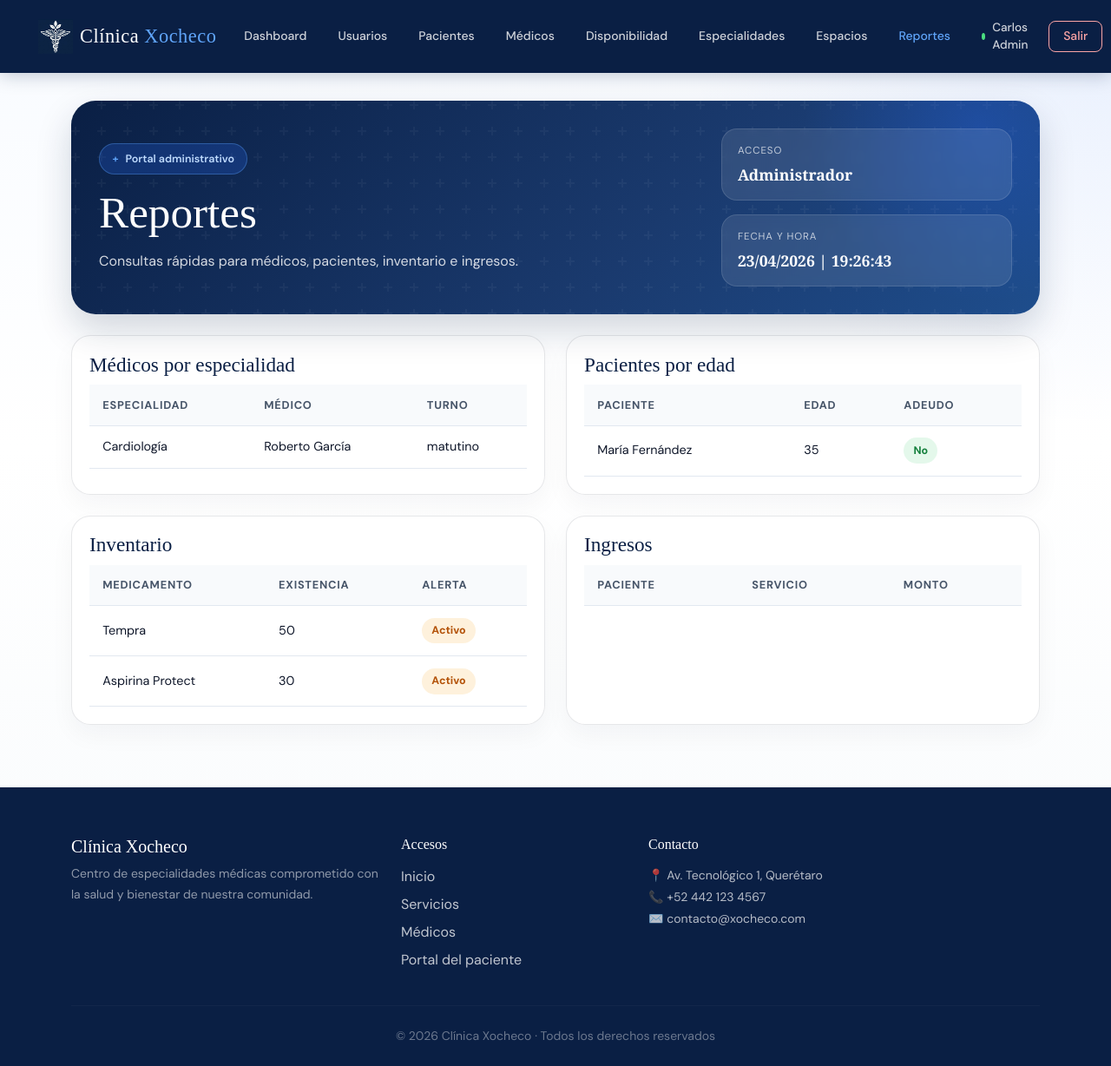
The app's page /admin/reportes/index.php (signed in) with its own data.
### tables this page shows
CREATE TABLE MEDICOS (
    id_medico INT AUTO_INCREMENT PRIMARY KEY,
    id_usuario INT NOT NULL UNIQUE,
    id_especialidad INT NOT NULL,
    cedula_profesional VARCHAR(50) NOT NULL UNIQUE,
    universidad_origen VARCHAR(150),
    turno ENUM('matutino', 'vespertino', 'nocturno') NOT NULL,
    FOREIGN KEY (id_usuario) REFERENCES USUARIOS(id_usuario) ON DELETE CASCADE,
    FOREIGN KEY (id_especialidad) REFERENCES ESPECIALIDADES(id_especialidad) ON DELETE RESTRICT
);

### admin/reportes/index.php (the view, shortened to what this page needs)
<?php
require_once '../../src/conexion/conexion.php';
$doctors = [];
$result = $conn->query('SELECT * FROM vw_reporte_medicos_especialidad LIMIT 5');
if ($result) {
    while ($row = $result->fetch_assoc()) {
        $doctors[] = $row;
    }
}
$patients = [];
$result = $conn->query('SELECT * FROM vw_reporte_pacientes_edades LIMIT 5');
if ($result) {
    while ($row = $result->fetch_assoc()) {
        $patients[] = $row;
    }
}
$inventory = [];
$result = $conn->query('SELECT * FROM vw_reporte_inventario LIMIT 5');
if ($result) {
    while ($row = $result->fetch_assoc()) {
        $inventory[] = $row;
    }
}
include '../../src/admin/header.php';
?>
<div class="row g-4">
    <div class="col-lg-6">
        <div class="panel-card h-100">
            <div class="panel-head">
                <h2 class="section-title">Médicos por especialidad</h2>
            </div>
            <div class="panel-body">
                <div class="table-responsive">
                    <table class="table-clean">
                        <thead>
                            <tr>
                                <th>Especialidad</th>
                                <th>Médico</th>
                                <th>Turno</th>
                            </tr>
                        </thead>
                        <tbody>
                            <?php foreach ($doctors as $item): ?>
                                <tr>
                                    <td><?php echo htmlspecialchars($item['especialidad']); ?></td>
                                    <td><?php echo htmlspecialchars($item['nombre_medico'] . ' ' . $item['apellidos_medico']); ?></td>
                                    <td><?php echo htmlspecialchars($item['turno']); ?></td>
                                </tr>
                            <?php endforeach; ?>
                        </tbody>
                    </table>
                </div>
            </div>
        </div>
    </div>
    <div class="col-lg-6">
        <div class="panel-card h-100">
            <div class="panel-head">
                <h2 class="section-title">Pacientes por edad</h2>
            </div>
            <div class="panel-body">
                <div class="table-responsive">
                    <table class="table-clean">
                        <thead>
                            <tr>
                                <th>Paciente</th>
                                <th>Edad</th>
                                <th>Adeudo</th>
                            </tr>
                        </thead>
                        <tbody>
                            <?php foreach ($patients as $item): ?>
                                <tr>
                                    <td><?php echo htmlspecialchars($item['nombre'] . ' ' . $item['apellidos']); ?></td>
                                    <td><?php echo (int)$item['edad']; ?></td>
                                    <td><span class="chip <?php echo $item['adeudo'] ? 'chip-red' : 'chip-green'; ?>"><?php echo $item['adeudo'] ? 'Sí' : 'No'; ?></span></td>
                                </tr>
                            <?php endforeach; ?>
                        </tbody>
                    </table>
                </div>
            </div>
        </div>
    </div>
    <div class="col-lg-6">
        <div class="panel-card h-100">
            <div class="panel-head">
                <h2 class="section-title">Inventario</h2>
            </div>
            <div class="panel-body">
                <div class="table-responsive">
                    <table class="table-clean">
                        <thead>
                            <tr>
                                <th>Medicamento</th>
                                <th>Existencia</th>
                                <th>Alerta</th>
                            </tr>
                        </thead>
                        <tbody>
                            <?php foreach ($inventory as $item): ?>
                                <tr>
                                    <td><?php echo htmlspecialchars($item['nombre_comercial']); ?></td>
                                    <td><?php echo (int)$item['cantidad_disponible']; ?></td>
                                    <td><span class="chip chip-amber"><?php echo htmlspecialchars($item['alerta_caducidad']); ?></span></td>
                                </tr>
                            <?php endforeach; ?>
                        </tbody>
                    </table>
                </div>
            </div>
        </div>
    </div>
    <div class="col-lg-6">
        <div class="panel-card h-100">
            <div class="panel-head">
                <h2 class="section-title">Ingresos</h2>
            </div>
            <div class="panel-body">
                <div class="table-responsive">
                    <table class="table-clean">
                        <thead>
                            <tr>
                                <th>Paciente</th>
                                <th>Servicio</th>
                                <th>Monto</th>
                            </tr>
                        </thead>
                    </table>
                </div>
            </div>
        </div>
    </div>
</div>
<?php include '../../src/admin/footer.php'; ?>

### src/styles/admin.css (style rules this page uses)
:root { --azul-oscuro: #0a1f44; --azul-medio: #1a3a6e; --azul-acento: #2563eb; --azul-claro: #dbeafe; --cafe: #7e3900; --cafe-hover: #ca610a; --blanco: #ffffff; --gris-suave: #f1f5f9; --texto-oscuro: #0f172a; --borde: rgba(15, 23, 42, 0.1); }
* { box-sizing: border-box; }
body { font-family: 'DM Sans', sans-serif; background: radial-gradient(circle at top right, rgba(37, 99, 235, 0.08), transparent 28%), linear-gradient(180deg, #f8fbff 0%, #ffffff 42%, #f7fafc 100%); color: var(--texto-oscuro); }
.panel-card { background: rgba(255, 255, 255, 0.94); border: 1px solid var(--borde); border-radius: 22px; box-shadow: 0 12px 28px rgba(15, 23, 42, 0.04); overflow: hidden; }
.panel-head { padding: 1.2rem 1.25rem 0.2rem; }
.panel-body { padding: 0 1.25rem 1.25rem; }
.section-title { font-family: 'Playfair Display', serif; font-size: 1.45rem; margin-bottom: 0.35rem; color: var(--azul-oscuro); }
.table-clean { width: 100%; border-collapse: collapse; }
.table-clean th, .table-clean td { padding: 0.85rem 0.95rem; border-bottom: 1px solid #e2e8f0; text-align: left; white-space: nowrap; }
.table-clean th { color: #475569; font-size: 0.8rem; text-transform: uppercase; letter-spacing: 0.06em; background: #f8fafc; }
.table-clean td { font-size: 0.9rem; }
.chip { display: inline-flex; align-items: center; padding: 0.35rem 0.7rem; border-radius: 999px; font-size: 0.78rem; font-weight: 700; }
.chip-green { background: rgba(34, 197, 94, 0.12); color: #15803d; }
.chip-amber { background: rgba(245, 158, 11, 0.14); color: #b45309; }

### records on screen
medicos: especialidad "Cardiología", apellidos_medico "Roberto García", turno "matutino"

### other values on screen
$adminName "Carlos Admin"
$pageTitle "Reportes"
$pageSubtitle "Consultas rápidas para médicos, pacientes, inventario e ingresos."
$adminRole "Administrador"
$item['nombre'] . ' ' . $item['apellidos'] "María Fernández"
$item['edad'] "35"
$item['nombre_comercial'] "Tempra"
$item['cantidad_disponible'] "50"
$item['alerta_caducidad'] "Activo"
$item['nombre_comercial'] "Aspirina Protect"
$item['cantidad_disponible'] "30"
